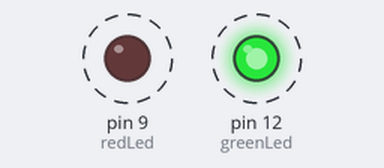
A sketch run on a simulated Arduino Uno, built with avr-gcc and run on an emulated ATmega328P. Parts: output pins drawn as LEDs (lit = HIGH). Dashed ring = blinking.

Above: at 0.2 s.
Timing chart, 0 to 3.0 s (numbered marks = the images above):
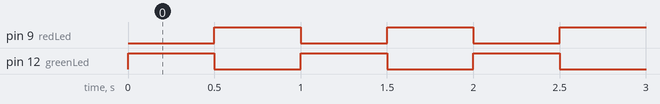

The sketch:

ledTest.ino
```cpp
// This is a bacis blinking led light test for arduino UNO.
//insert both ledlamp negatives to gnd
#define greenLed 12 //digital pin 12 = greenled positive
#define redLed 9 // digital pin 9 = redled positive

void setup() {
  pinMode (greenLed, OUTPUT);
  pinMode (redLed, OUTPUT);
}

void loop() {
  digitalWrite(greenLed, HIGH);
  digitalWrite(redLed, LOW);
  delay(500);
  digitalWrite(greenLed, LOW);
  digitalWrite(redLed, HIGH);
  delay(500);

}
```

Measured:
- by itself, pin 9 (redLed), pin 12 (greenLed): alternates HIGH for 0.50 s and LOW for 0.50 s
